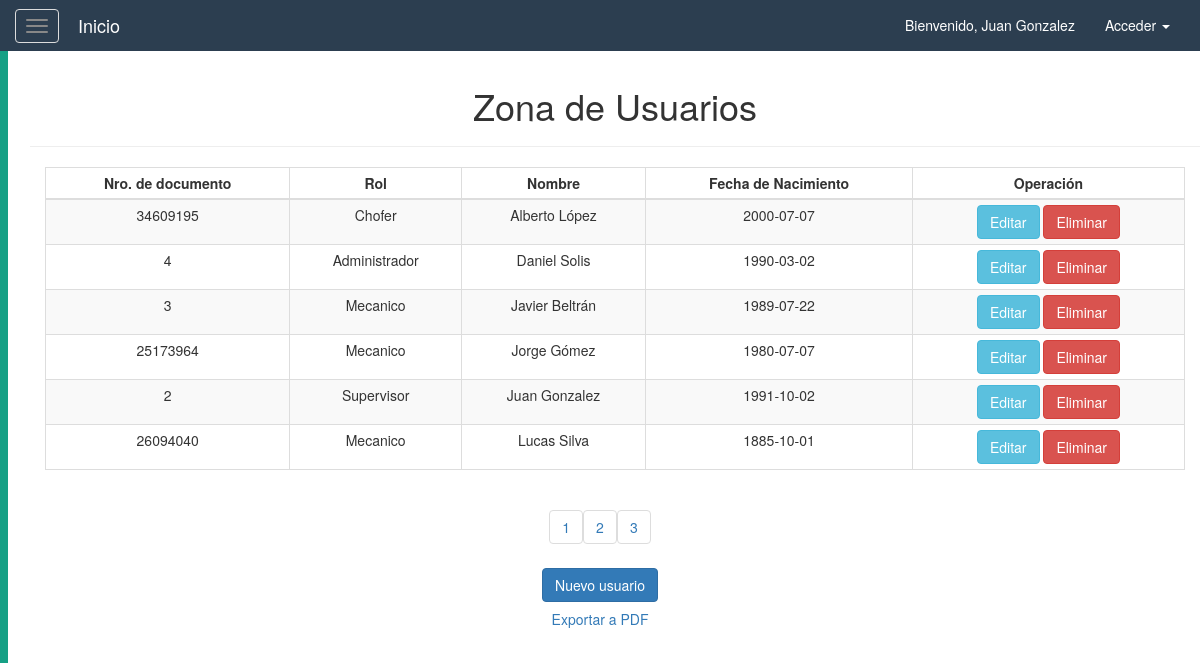
The page /logistica/vista_usuarios.php (signed in) on the database its author committed.
### tables this page shows
CREATE TABLE Usuario(
	idUsuario int(11) NOT NULL AUTO_INCREMENT,
    num_doc int(11) NOT NULL,
    pass varchar(45) NOT NULL,
    rol enum('Supervisor', 'Administrador', 'Chofer', 'Mecanico') NOT NULL DEFAULT 'Supervisor',
    nombre varchar(45) NOT NULL,
    fecha_nacimiento date NOT NULL,
    tipo_licencia varchar(45),
    PRIMARY KEY (idUsuario)
);

### resources/db/control.php (called while the page is built, shortened)
<?php
    class controlDB{
        function __construct(){
            try{
            $host="localhost";
            $dbname="logistica";
            $user="root";
            $pass="";
            $this->con=mysqli_connect($host,$user,$pass) or die("No se puede conectar con la base de datos.");
            mysqli_select_db($this->con,$dbname)or die("No se encuentra la base de datos.");
            mysqli_set_charset($this->con, "utf8");
            }catch(Exception $ex){
                throw $ex;
            }
        }
        function consultar($sql){
            $result=mysqli_query($this->con,$sql);
            $data=null;
            if($result){
                while($fila=mysqli_fetch_array($result)){
                    $data[]=$fila;
                }
            }
            return $data;
        }
    }
?>

### resources/library/usuarios_pag.php (called while the page is built, shortened)
<?php
        $tamagno_paginas = 6;
        if(isset($_GET['pagina'])) {
            $pag = $_GET['pagina'];
        } else {
            $pag = 1;
        }
        $empezar_desde = ($pag-1) * $tamagno_paginas;
        $datos = $obj -> consultar("SELECT *
            FROM Usuario
            ORDER BY nombre
            LIMIT $empezar_desde, $tamagno_paginas");
        $num_filas = count($obj->consultar("SELECT *
            FROM Usuario"));
        $total_paginas = ceil($num_filas/$tamagno_paginas);
?>

### logistica/vista_usuarios.php (the view, shortened to what this page needs)
<!DOCTYPE html>
<html lang="es">
<head>
    <?php
        require_once($_SERVER['DOCUMENT_ROOT'].'/resources/config.php');
        $obj = new controlDB();
        include $LIBRARY_PATH.'/usuarios_pag.php';
    ?>
</head>
<body>
    <?php
        require_once($_SERVER['DOCUMENT_ROOT'].'/resources/templates/header.php');
    ?>
    <div id="wrapper">
        <?php
            require_once($_SERVER['DOCUMENT_ROOT'].'/resources/templates/sidebar.php');
        ?>
        <div id="page-content-wrapper">
            <div class="container-fluid">
                <div class="row">
                    <div class="col-lg-12 text-center">
                        <div class="container">
                            <div class="row">
                                <div class="col">
                                    <h1>Zona de Usuarios</h1>
                                    <hr/>
                                </div>
                            </div>
                        </div>
                        <div class="container">
                            <div class="row">
                                <div class="col-lg-12 col-md-12 col-sm-12 col-xs-12">
                                    <div class="table-responsive">
                                        <table class="table table-striped table-bordered table-condensed table-hover">
                                            <thead>
                                                <th  class="text-center">Nro. de documento</th>
                                                <th  class="text-center">Rol</th>
                                                <th  class="text-center">Nombre</th>
                                                <th  class="text-center">Fecha de Nacimiento</th>
                                                <th  class="text-center">Operaci&oacute;n</th>
                                            </thead>
                                            <?php if($datos) foreach($datos as $td){ ?>
                                            <tr>
                                                <td><?php echo $td['num_doc']; ?></td>
                                                <td><?php echo $td['rol']; ?></td>
                                                <td><?php echo $td['nombre']; ?></td>
                                                <td><?php echo $td['fecha_nacimiento']; ?></td>
                                                <td class="text-center">
                                                    <a href="editarUser.php?id=<?php echo $td["idUsuario"]?>">
                                                        <button class="btn btn-info">Editar</button>
                                                    </a>
                                                    <a href="bdUser.php?id=<?php echo $td["idUsuario"]?>&funcion=eliminar">
                                                        <button class="btn btn-danger">Eliminar</button>
                                                    </a>
                                                </td>
                                            </tr>
                                            <?php } ?>
                                        </table>
                                    </div>
                                </div>
                            </div>
                        </div>
                        <div class="row">
                            <div class="col">
                                <?php
                                    for($i = 1; $i <= $total_paginas; $i++){
                                    echo "<ul class='pagination'>
                                        <li><a href='?pagina=".$i."'>".$i."</a></li>
                                    </ul>";}
                                ?>
                            </div>
                        </div>
                        <div class="row">
                                <div class="col">
                                    <a href="registrarUser.php" class="btn btn-primary">Nuevo usuario</a>
                                </div>
                        </div>
                        <div class="row">
                            <a href="/logistica/exportarUser.php" target="_blank">
                                <button class="btn btn-link" target="_blank">Exportar a PDF</button>
                            </a>
                        </div>
                    </div>
                </div>
            </div>
        </div>
    </div>
</body>
</html>

### resources/css/menuLateral.css (style rules this page uses)
#page-content-wrapper { width: 100%; height: 100%; position: absolute; padding: 15px; }

### rows shown on the page
usuario: num_doc "34609195", rol "Chofer", nombre "Alberto López", fecha_nacimiento "2000-07-07"
usuario: num_doc "4", rol "Administrador", nombre "Daniel Solis", fecha_nacimiento "1990-03-02"
usuario: num_doc "3", rol "Mecanico", nombre "Javier Beltrán", fecha_nacimiento "1989-07-22"
usuario: num_doc "25173964", rol "Mecanico", nombre "Jorge Gómez", fecha_nacimiento "1980-07-07"
usuario: num_doc "2", rol "Supervisor", nombre "Juan Gonzalez", fecha_nacimiento "1991-10-02"
usuario: num_doc "26094040", rol "Mecanico", nombre "Lucas Silva", fecha_nacimiento "1885-10-01"

### other values the page prints
$_SESSION['usuario'] "Juan Gonzalez"
